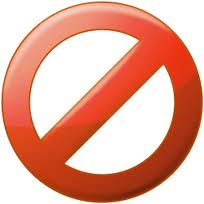
//> input picture SURF feature detection/data/no_entry.jpeg, 204 x 204 px
$ ./surf_detector data/no_entry.jpeg data/onroad3.jpeg   (built with g++ and OpenCV 4)
//> lines starting //> are read from the running program, lines starting //| are printed output that depends on the picture
#include <stdio.h>
#include <iostream>
#include "opencv2/core/core.hpp"
#include "opencv2/features2d/features2d.hpp"
#include "opencv2/highgui/highgui.hpp"
#include "opencv2/calib3d/calib3d.hpp"
#include "opencv2/nonfree/nonfree.hpp"

using namespace cv;

void readme();

/** @function main */
int main( int argc, char** argv )
{

  int a=400 ;
  int b=100 ;
  if( argc != 3 )
  { readme(); return -1; }

  Mat img_object = imread( argv[1], CV_LOAD_IMAGE_GRAYSCALE );
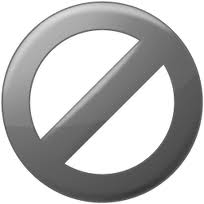
//> img_object: 204 rows x 204 cols, CV_8UC1; min 45, max 255, mean 187.4
  Mat img_scene = imread( argv[2], CV_LOAD_IMAGE_GRAYSCALE );
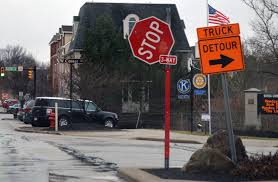
//> input picture SURF feature detection/data/onroad3.jpeg, 278 x 182 px
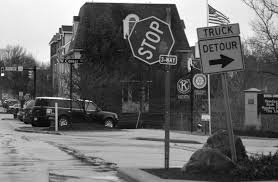
//> img_scene: 182 rows x 278 cols, CV_8UC1; min 0, max 255, mean 105.5

  namedWindow("Good Matches & Object detection",CV_WINDOW_AUTOSIZE);
  createTrackbar("minHessian","Good Matches & Object detection",&a,800);
  createTrackbar("mindist","Good Matches & Object detection",&b,255);

  if( !img_object.data || !img_scene.data )
  { std::cout<< " --(!) Error reading images " << std::endl; return -1; }


  //-- Step 1: Detect the keypoints using SURF Detector
  int minHessian = a;

//> (the run ends here: the program needs code that is not available in this run, at `SurfFeatureDetector detector( minHessian );`)
